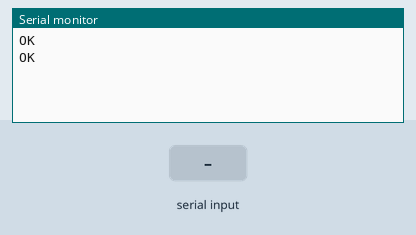
Simulated run of this sketch. Board: ESP32. Parts: the last lines printed to the serial monitor. The inputs (shaded band) are chosen by the test bench. The modem accepts every AT command (registered, SIM ready, sends succeed) and sends nothing else.

Above: at 5.2 s.
5.3 s: "1" received over the second serial link
At 6.3 s:
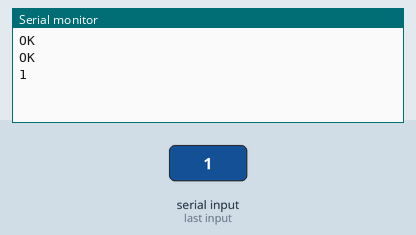
6.8 s: "0" received over the second serial link
At 7.5 s:
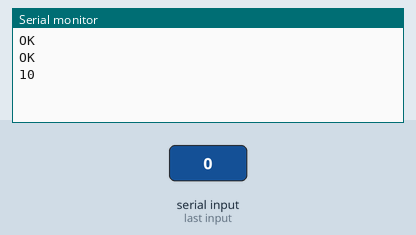

The sketch:

automate_calling_and_sms.ino
```cpp
#include <HardwareSerial.h>
#define ESP32_TX 17
#define ESP32_RX 16

HardwareSerial sim808(1); //use uart 1

void setup() {
  // put your setup code here, to run once:
  Serial.begin(115200);
  sim808.begin(115200, SERIAL_8N1, ESP32_RX, ESP32_TX);

  delay(2000);
  sim808.println("AT"); // have to write to the sim not to the Serial monitor --> sim808.write("AT\r") this works.
  delay(2000);
  sim808.println("AT+CCID");

}

void loop() {
  // put your main code here, to run repeatedly:
  if (sim808.available() > 0){ //if there is anything available like "OK" then they go in to sim808.available() ESP32 forwards them with Serial.write()
    Serial.write(sim808.read()); //write to Serial monitor through ESP32
  }

  if (Serial.available() > 0){ //when we type something on serial montior then they are sent to Serial.available() and then ESP32 forwards them raw with sim808.write()
    sim808.write(Serial.read()); // write to sim808 through ESP32
  }

}
```

Measured:
- after the input at 5.3 s, the serial monitor: prints a new line at once (image 1)
- after the input at 6.8 s, the serial monitor: prints a new line at once (image 2)
